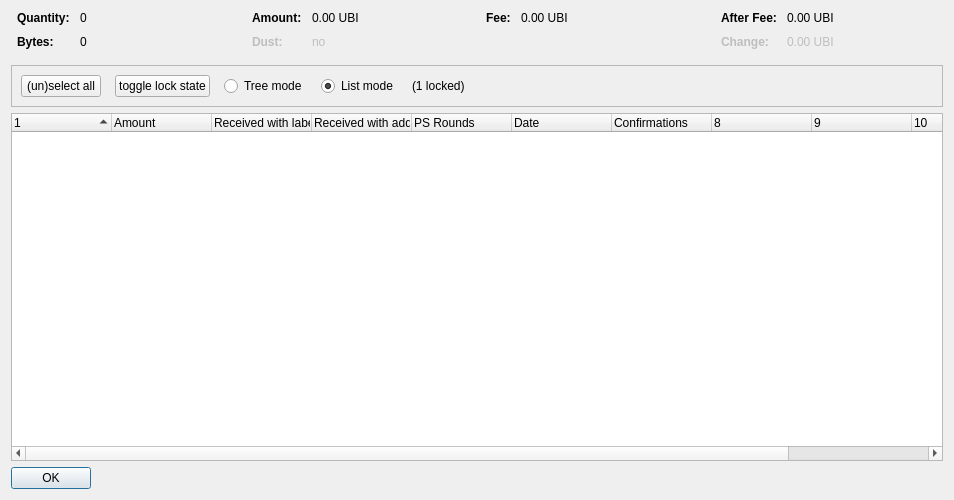
<?xml version="1.0" encoding="UTF-8"?>
<ui version="4.0">
 <class>CoinControlDialog</class>
 <widget class="QDialog" name="CoinControlDialog">
  <property name="geometry">
   <rect>
    <x>0</x>
    <y>0</y>
    <width>954</width>
    <height>500</height>
   </rect>
  </property>
  <property name="windowTitle">
   <string>Coin Selection</string>
  </property>
  <layout class="QVBoxLayout" name="verticalLayout">
   <item>
    <layout class="QHBoxLayout" name="horizontalLayoutTop" stretch="0,0,0,0">
     <property name="topMargin">
      <number>0</number>
     </property>
     <property name="bottomMargin">
      <number>10</number>
     </property>
     <item>
      <layout class="QFormLayout" name="formLayoutCoinControl1">
       <property name="horizontalSpacing">
        <number>10</number>
       </property>
       <property name="verticalSpacing">
        <number>10</number>
       </property>
       <property name="leftMargin">
        <number>6</number>
       </property>
       <property name="rightMargin">
        <number>6</number>
       </property>
       <item row="0" column="0">
        <widget class="QLabel" name="labelCoinControlQuantityText">
         <property name="font">
          <font>
           <weight>75</weight>
           <bold>true</bold>
          </font>
         </property>
         <property name="text">
          <string>Quantity:</string>
         </property>
        </widget>
       </item>
       <item row="0" column="1">
        <widget class="QLabel" name="labelCoinControlQuantity">
         <property name="cursor">
          <cursorShape>IBeamCursor</cursorShape>
         </property>
         <property name="contextMenuPolicy">
          <enum>Qt::ActionsContextMenu</enum>
         </property>
         <property name="text">
          <string notr="true">0</string>
         </property>
         <property name="textInteractionFlags">
          <set>Qt::LinksAccessibleByMouse|Qt::TextSelectableByKeyboard|Qt::TextSelectableByMouse</set>
         </property>
        </widget>
       </item>
       <item row="1" column="0">
        <widget class="QLabel" name="labelCoinControlBytesText">
         <property name="font">
          <font>
           <weight>75</weight>
           <bold>true</bold>
          </font>
         </property>
         <property name="text">
          <string>Bytes:</string>
         </property>
        </widget>
       </item>
       <item row="1" column="1">
        <widget class="QLabel" name="labelCoinControlBytes">
         <property name="cursor">
          <cursorShape>IBeamCursor</cursorShape>
         </property>
         <property name="contextMenuPolicy">
          <enum>Qt::ActionsContextMenu</enum>
         </property>
         <property name="text">
          <string notr="true">0</string>
         </property>
         <property name="textInteractionFlags">
          <set>Qt::LinksAccessibleByMouse|Qt::TextSelectableByKeyboard|Qt::TextSelectableByMouse</set>
         </property>
        </widget>
       </item>
      </layout>
     </item>
     <item>
      <layout class="QFormLayout" name="formLayoutCoinControl2">
       <property name="horizontalSpacing">
        <number>10</number>
       </property>
       <property name="verticalSpacing">
        <number>10</number>
       </property>
       <property name="leftMargin">
        <number>6</number>
       </property>
       <property name="rightMargin">
        <number>6</number>
       </property>
       <item row="0" column="0">
        <widget class="QLabel" name="labelCoinControlAmountText">
         <property name="font">
          <font>
           <weight>75</weight>
           <bold>true</bold>
          </font>
         </property>
         <property name="text">
          <string>Amount:</string>
         </property>
        </widget>
       </item>
       <item row="0" column="1">
        <widget class="QLabel" name="labelCoinControlAmount">
         <property name="cursor">
          <cursorShape>IBeamCursor</cursorShape>
         </property>
         <property name="contextMenuPolicy">
          <enum>Qt::ActionsContextMenu</enum>
         </property>
         <property name="text">
          <string notr="true">0.00 UBI</string>
         </property>
         <property name="textInteractionFlags">
          <set>Qt::LinksAccessibleByMouse|Qt::TextSelectableByKeyboard|Qt::TextSelectableByMouse</set>
         </property>
        </widget>
       </item>
       <item row="1" column="0">
        <widget class="QLabel" name="labelCoinControlLowOutputText">
         <property name="enabled">
          <bool>false</bool>
         </property>
         <property name="font">
          <font>
           <weight>75</weight>
           <bold>true</bold>
          </font>
         </property>
         <property name="text">
          <string>Dust:</string>
         </property>
        </widget>
       </item>
       <item row="1" column="1">
        <widget class="QLabel" name="labelCoinControlLowOutput">
         <property name="enabled">
          <bool>false</bool>
         </property>
         <property name="cursor">
          <cursorShape>IBeamCursor</cursorShape>
         </property>
         <property name="contextMenuPolicy">
          <enum>Qt::ActionsContextMenu</enum>
         </property>
         <property name="text">
          <string notr="true">no</string>
         </property>
         <property name="textInteractionFlags">
          <set>Qt::LinksAccessibleByMouse|Qt::TextSelectableByKeyboard|Qt::TextSelectableByMouse</set>
         </property>
        </widget>
       </item>
      </layout>
     </item>
     <item>
      <layout class="QFormLayout" name="formLayoutCoinControl3">
       <property name="horizontalSpacing">
        <number>10</number>
       </property>
       <property name="verticalSpacing">
        <number>10</number>
       </property>
       <property name="leftMargin">
        <number>6</number>
       </property>
       <property name="rightMargin">
        <number>6</number>
       </property>
       <item row="0" column="0">
        <widget class="QLabel" name="labelCoinControlFeeText">
         <property name="font">
          <font>
           <weight>75</weight>
           <bold>true</bold>
          </font>
         </property>
         <property name="text">
          <string>Fee:</string>
         </property>
        </widget>
       </item>
       <item row="0" column="1">
        <widget class="QLabel" name="labelCoinControlFee">
         <property name="cursor">
          <cursorShape>IBeamCursor</cursorShape>
         </property>
         <property name="contextMenuPolicy">
          <enum>Qt::ActionsContextMenu</enum>
         </property>
         <property name="text">
          <string notr="true">0.00 UBI</string>
         </property>
         <property name="textInteractionFlags">
          <set>Qt::LinksAccessibleByMouse|Qt::TextSelectableByKeyboard|Qt::TextSelectableByMouse</set>
         </property>
        </widget>
       </item>
      </layout>
     </item>
     <item>
      <layout class="QFormLayout" name="formLayoutCoinControl4">
       <property name="horizontalSpacing">
        <number>10</number>
       </property>
       <property name="verticalSpacing">
        <number>10</number>
       </property>
       <property name="leftMargin">
        <number>6</number>
       </property>
       <property name="rightMargin">
        <number>6</number>
       </property>
       <item row="0" column="0">
        <widget class="QLabel" name="labelCoinControlAfterFeeText">
         <property name="font">
          <font>
           <weight>75</weight>
           <bold>true</bold>
          </font>
         </property>
         <property name="text">
          <string>After Fee:</string>
         </property>
        </widget>
       </item>
       <item row="0" column="1">
        <widget class="QLabel" name="labelCoinControlAfterFee">
         <property name="cursor">
          <cursorShape>IBeamCursor</cursorShape>
         </property>
         <property name="contextMenuPolicy">
          <enum>Qt::ActionsContextMenu</enum>
         </property>
         <property name="text">
          <string notr="true">0.00 UBI</string>
         </property>
         <property name="textInteractionFlags">
          <set>Qt::LinksAccessibleByMouse|Qt::TextSelectableByKeyboard|Qt::TextSelectableByMouse</set>
         </property>
        </widget>
       </item>
       <item row="1" column="0">
        <widget class="QLabel" name="labelCoinControlChangeText">
         <property name="enabled">
          <bool>false</bool>
         </property>
         <property name="font">
          <font>
           <weight>75</weight>
           <bold>true</bold>
          </font>
         </property>
         <property name="text">
          <string>Change:</string>
         </property>
        </widget>
       </item>
       <item row="1" column="1">
        <widget class="QLabel" name="labelCoinControlChange">
         <property name="enabled">
          <bool>false</bool>
         </property>
         <property name="cursor">
          <cursorShape>IBeamCursor</cursorShape>
         </property>
         <property name="contextMenuPolicy">
          <enum>Qt::ActionsContextMenu</enum>
         </property>
         <property name="text">
          <string notr="true">0.00 UBI</string>
         </property>
         <property name="textInteractionFlags">
          <set>Qt::LinksAccessibleByMouse|Qt::TextSelectableByKeyboard|Qt::TextSelectableByMouse</set>
         </property>
        </widget>
       </item>
      </layout>
     </item>
    </layout>
   </item>
   <item>
    <widget class="QFrame" name="frame">
     <property name="minimumSize">
      <size>
       <width>0</width>
       <height>40</height>
      </size>
     </property>
     <property name="frameShape">
      <enum>QFrame::StyledPanel</enum>
     </property>
     <property name="frameShadow">
      <enum>QFrame::Sunken</enum>
     </property>
     <layout class="QHBoxLayout" name="horizontalLayout">
      <item>
       <layout class="QHBoxLayout" name="horizontalLayoutPanel" stretch="0,0,0,0,0,0">
        <property name="spacing">
         <number>14</number>
        </property>
        <item>
         <widget class="QPushButton" name="pushButtonSelectAll">
          <property name="sizePolicy">
           <sizepolicy hsizetype="Maximum" vsizetype="Fixed">
            <horstretch>0</horstretch>
            <verstretch>0</verstretch>
           </sizepolicy>
          </property>
          <property name="text">
           <string>(un)select all</string>
          </property>
          <property name="autoDefault">
           <bool>false</bool>
          </property>
         </widget>
        </item>
        <item>
         <widget class="QPushButton" name="pushButtonToggleLock">
          <property name="sizePolicy">
           <sizepolicy hsizetype="Maximum" vsizetype="Fixed">
            <horstretch>0</horstretch>
            <verstretch>0</verstretch>
           </sizepolicy>
          </property>
          <property name="text">
           <string>toggle lock state</string>
          </property>
          <property name="autoDefault">
           <bool>false</bool>
          </property>
         </widget>
        </item>
        <item>
         <widget class="QRadioButton" name="radioTreeMode">
          <property name="sizePolicy">
           <sizepolicy hsizetype="Maximum" vsizetype="Fixed">
            <horstretch>0</horstretch>
            <verstretch>0</verstretch>
           </sizepolicy>
          </property>
          <property name="text">
           <string>Tree mode</string>
          </property>
         </widget>
        </item>
        <item>
         <widget class="QRadioButton" name="radioListMode">
          <property name="sizePolicy">
           <sizepolicy hsizetype="Maximum" vsizetype="Fixed">
            <horstretch>0</horstretch>
            <verstretch>0</verstretch>
           </sizepolicy>
          </property>
          <property name="text">
           <string>List mode</string>
          </property>
          <property name="checked">
           <bool>true</bool>
          </property>
         </widget>
        </item>
        <item>
         <widget class="QLabel" name="labelLocked">
          <property name="text">
           <string>(1 locked)</string>
          </property>
         </widget>
        </item>
        <item>
         <spacer name="horizontalSpacer">
          <property name="orientation">
           <enum>Qt::Horizontal</enum>
          </property>
          <property name="sizeHint" stdset="0">
           <size>
            <width>40</width>
            <height>20</height>
           </size>
          </property>
         </spacer>
        </item>
       </layout>
      </item>
     </layout>
    </widget>
   </item>
   <item>
    <widget class="CoinControlTreeWidget" name="treeWidget">
     <property name="contextMenuPolicy">
      <enum>Qt::CustomContextMenu</enum>
     </property>
     <property name="sortingEnabled">
      <bool>false</bool>
     </property>
     <property name="columnCount">
      <number>11</number>
     </property>
     <attribute name="headerShowSortIndicator" stdset="0">
      <bool>true</bool>
     </attribute>
     <attribute name="headerStretchLastSection">
      <bool>false</bool>
     </attribute>
     <column>
      <property name="text">
       <string/>
      </property>
     </column>
     <column>
      <property name="text">
       <string>Amount</string>
      </property>
     </column>
     <column>
      <property name="text">
       <string>Received with label</string>
      </property>
     </column>
     <column>
      <property name="text">
       <string>Received with address</string>
      </property>
     </column>
     <column>
      <property name="text">
       <string>PS Rounds</string>
      </property>
     </column>
     <column>
      <property name="text">
       <string>Date</string>
      </property>
     </column>
     <column>
      <property name="text">
       <string>Confirmations</string>
      </property>
      <property name="toolTip">
       <string>Confirmed</string>
      </property>
     </column>
     <column>
      <property name="text">
       <string/>
      </property>
     </column>
     <column>
      <property name="text">
       <string/>
      </property>
     </column>
     <column>
      <property name="text">
       <string/>
      </property>
     </column>
     <column>
      <property name="text">
       <string/>
      </property>
     </column>
    </widget>
   </item>
   <item>
    <widget class="QDialogButtonBox" name="buttonBox">
     <property name="sizePolicy">
      <sizepolicy hsizetype="Maximum" vsizetype="Fixed">
       <horstretch>0</horstretch>
       <verstretch>0</verstretch>
      </sizepolicy>
     </property>
     <property name="orientation">
      <enum>Qt::Horizontal</enum>
     </property>
     <property name="standardButtons">
      <set>QDialogButtonBox::Ok</set>
     </property>
    </widget>
   </item>
  </layout>
 </widget>
 <customwidgets>
  <customwidget>
   <class>CoinControlTreeWidget</class>
   <extends>QTreeWidget</extends>
   <header>coincontroltreewidget.h</header>
  </customwidget>
 </customwidgets>
 <resources/>
 <connections/>
</ui>
